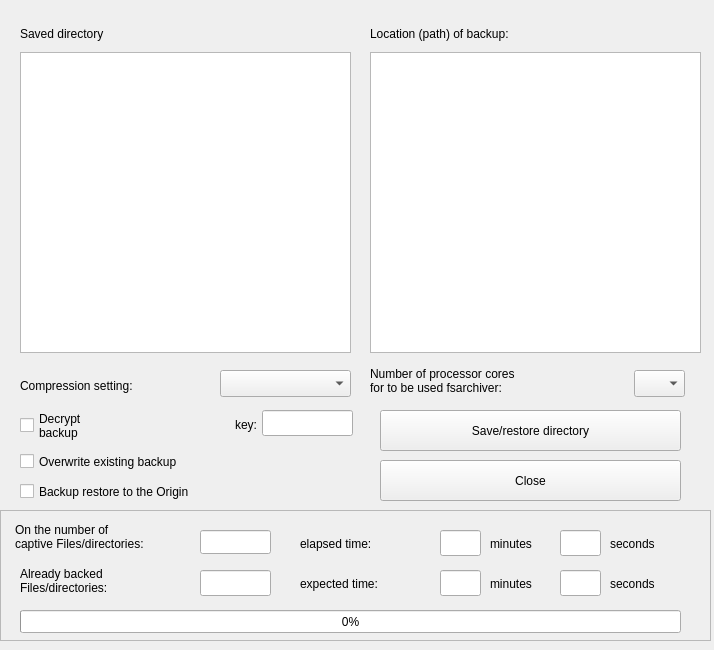
<?xml version="1.0" encoding="UTF-8"?>
<ui version="4.0">
 <class>dir_dialog</class>
 <widget class="QWidget" name="dir_dialog">
  <property name="geometry">
   <rect>
    <x>0</x>
    <y>0</y>
    <width>714</width>
    <height>650</height>
   </rect>
  </property>
  <property name="windowTitle">
   <string extracomment="Verzeichnis sichern/zurückschreiben">Save/restore directory</string>
  </property>
  <widget class="QPushButton" name="bt_end">
   <property name="geometry">
    <rect>
     <x>380</x>
     <y>460</y>
     <width>301</width>
     <height>41</height>
    </rect>
   </property>
   <property name="text">
    <string extracomment="Schließen">Close</string>
   </property>
  </widget>
  <widget class="QPushButton" name="bt_save">
   <property name="geometry">
    <rect>
     <x>380</x>
     <y>410</y>
     <width>301</width>
     <height>41</height>
    </rect>
   </property>
   <property name="text">
    <string extracomment="Verzeichnis sichern/zurückschreiben">Save/restore directory</string>
   </property>
  </widget>
  <widget class="QTreeView" name="treeView_dir">
   <property name="geometry">
    <rect>
     <x>20</x>
     <y>52</y>
     <width>331</width>
     <height>301</height>
    </rect>
   </property>
   <attribute name="headerDefaultSectionSize">
    <number>400</number>
   </attribute>
  </widget>
  <widget class="QLabel" name="label">
   <property name="geometry">
    <rect>
     <x>20</x>
     <y>25</y>
     <width>311</width>
     <height>18</height>
    </rect>
   </property>
   <property name="text">
    <string extracomment="zu sicherndes Verzeichnis:">Saved directory</string>
   </property>
  </widget>
  <widget class="QTreeView" name="treeView_path">
   <property name="geometry">
    <rect>
     <x>370</x>
     <y>52</y>
     <width>331</width>
     <height>301</height>
    </rect>
   </property>
   <attribute name="headerDefaultSectionSize">
    <number>400</number>
   </attribute>
  </widget>
  <widget class="QLabel" name="label_2">
   <property name="geometry">
    <rect>
     <x>370</x>
     <y>25</y>
     <width>291</width>
     <height>18</height>
    </rect>
   </property>
   <property name="text">
    <string extracomment="Ort (Pfad) der Sicherung:">Location (path) of backup:</string>
   </property>
  </widget>
  <widget class="QComboBox" name="cmb_zip">
   <property name="geometry">
    <rect>
     <x>220</x>
     <y>370</y>
     <width>131</width>
     <height>27</height>
    </rect>
   </property>
  </widget>
  <widget class="QLabel" name="label_3">
   <property name="geometry">
    <rect>
     <x>20</x>
     <y>370</y>
     <width>191</width>
     <height>31</height>
    </rect>
   </property>
   <property name="text">
    <string extracomment="Kompressioneinstellung:">Compression setting:</string>
   </property>
  </widget>
  <widget class="QLineEdit" name="lineKey">
   <property name="geometry">
    <rect>
     <x>262</x>
     <y>410</y>
     <width>91</width>
     <height>26</height>
    </rect>
   </property>
  </widget>
  <widget class="QCheckBox" name="chk_overwrite">
   <property name="geometry">
    <rect>
     <x>20</x>
     <y>450</y>
     <width>331</width>
     <height>23</height>
    </rect>
   </property>
   <property name="text">
    <string extracomment="vorhandene Sicherung überschreiben">Overwrite existing backup</string>
   </property>
  </widget>
  <widget class="QCheckBox" name="chk_path">
   <property name="geometry">
    <rect>
     <x>20</x>
     <y>480</y>
     <width>341</width>
     <height>23</height>
    </rect>
   </property>
   <property name="text">
    <string extracomment="Sicherung an den Ursprungsort zurückschreiben">Backup restore to the Origin</string>
   </property>
  </widget>
  <widget class="QFrame" name="frame">
   <property name="geometry">
    <rect>
     <x>0</x>
     <y>510</y>
     <width>711</width>
     <height>131</height>
    </rect>
   </property>
   <property name="frameShape">
    <enum>QFrame::StyledPanel</enum>
   </property>
   <property name="frameShadow">
    <enum>QFrame::Raised</enum>
   </property>
   <widget class="QLabel" name="label_4">
    <property name="geometry">
     <rect>
      <x>15</x>
      <y>6</y>
      <width>181</width>
      <height>41</height>
     </rect>
    </property>
    <property name="text">
     <string extracomment="Anzahl der zu sichernden Dateien/Verzeichnisse:">On the number of
captive Files/directories:</string>
    </property>
   </widget>
   <widget class="QLineEdit" name="AnzahlsaveFile">
    <property name="geometry">
     <rect>
      <x>200</x>
      <y>20</y>
      <width>71</width>
      <height>24</height>
     </rect>
    </property>
    <property name="alignment">
     <set>Qt::AlignCenter</set>
    </property>
   </widget>
   <widget class="QLabel" name="label_5">
    <property name="geometry">
     <rect>
      <x>20</x>
      <y>50</y>
      <width>171</width>
      <height>41</height>
     </rect>
    </property>
    <property name="text">
     <string extracomment="bereits gesicherte Datein/Verzeichnisse:">Already backed
Files/directories:</string>
    </property>
   </widget>
   <widget class="QLineEdit" name="AnzahlgesicherteFile">
    <property name="geometry">
     <rect>
      <x>200</x>
      <y>60</y>
      <width>71</width>
      <height>26</height>
     </rect>
    </property>
    <property name="alignment">
     <set>Qt::AlignCenter</set>
    </property>
   </widget>
   <widget class="QProgressBar" name="progressBar">
    <property name="geometry">
     <rect>
      <x>20</x>
      <y>100</y>
      <width>661</width>
      <height>23</height>
     </rect>
    </property>
    <property name="maximum">
     <number>100</number>
    </property>
    <property name="value">
     <number>0</number>
    </property>
   </widget>
   <widget class="QLabel" name="label_6">
    <property name="geometry">
     <rect>
      <x>300</x>
      <y>25</y>
      <width>131</width>
      <height>18</height>
     </rect>
    </property>
    <property name="text">
     <string extracomment="vergangene Zeit:">elapsed time:</string>
    </property>
   </widget>
   <widget class="QLineEdit" name="MinuteElapsed">
    <property name="geometry">
     <rect>
      <x>440</x>
      <y>20</y>
      <width>41</width>
      <height>26</height>
     </rect>
    </property>
    <property name="alignment">
     <set>Qt::AlignCenter</set>
    </property>
   </widget>
   <widget class="QLabel" name="label_7">
    <property name="geometry">
     <rect>
      <x>490</x>
      <y>25</y>
      <width>71</width>
      <height>18</height>
     </rect>
    </property>
    <property name="text">
     <string extracomment="Minuten">minutes</string>
    </property>
   </widget>
   <widget class="QLineEdit" name="SekundeElapsed">
    <property name="geometry">
     <rect>
      <x>560</x>
      <y>20</y>
      <width>41</width>
      <height>26</height>
     </rect>
    </property>
    <property name="alignment">
     <set>Qt::AlignCenter</set>
    </property>
   </widget>
   <widget class="QLabel" name="label_8">
    <property name="geometry">
     <rect>
      <x>610</x>
      <y>25</y>
      <width>71</width>
      <height>18</height>
     </rect>
    </property>
    <property name="text">
     <string extracomment="Sekunden">seconds</string>
    </property>
   </widget>
   <widget class="QLabel" name="label_9">
    <property name="geometry">
     <rect>
      <x>300</x>
      <y>65</y>
      <width>121</width>
      <height>18</height>
     </rect>
    </property>
    <property name="text">
     <string extracomment="noch zu erwartende Zeit:">expected time:</string>
    </property>
   </widget>
   <widget class="QLineEdit" name="MinuteRemaining">
    <property name="geometry">
     <rect>
      <x>440</x>
      <y>60</y>
      <width>41</width>
      <height>26</height>
     </rect>
    </property>
    <property name="alignment">
     <set>Qt::AlignCenter</set>
    </property>
   </widget>
   <widget class="QLineEdit" name="SekundeRemaining">
    <property name="geometry">
     <rect>
      <x>560</x>
      <y>60</y>
      <width>41</width>
      <height>26</height>
     </rect>
    </property>
    <property name="alignment">
     <set>Qt::AlignCenter</set>
    </property>
   </widget>
   <widget class="QLabel" name="label_10">
    <property name="geometry">
     <rect>
      <x>490</x>
      <y>65</y>
      <width>71</width>
      <height>18</height>
     </rect>
    </property>
    <property name="text">
     <string extracomment="Minuten">minutes</string>
    </property>
   </widget>
   <widget class="QLabel" name="label_11">
    <property name="geometry">
     <rect>
      <x>610</x>
      <y>65</y>
      <width>71</width>
      <height>18</height>
     </rect>
    </property>
    <property name="text">
     <string extracomment="Sekunden">seconds</string>
    </property>
   </widget>
  </widget>
  <widget class="QComboBox" name="cmb_kerne">
   <property name="geometry">
    <rect>
     <x>634</x>
     <y>370</y>
     <width>51</width>
     <height>27</height>
    </rect>
   </property>
  </widget>
  <widget class="QLabel" name="label_12">
   <property name="geometry">
    <rect>
     <x>370</x>
     <y>360</y>
     <width>251</width>
     <height>41</height>
    </rect>
   </property>
   <property name="text">
    <string extracomment="Anzahl der Prozessorkerne, die für fsarchiver verwendet werden sollen:">Number of processor cores
for to be used fsarchiver:</string>
   </property>
  </widget>
  <widget class="QLabel" name="lbl_key">
   <property name="geometry">
    <rect>
     <x>176</x>
     <y>415</y>
     <width>81</width>
     <height>20</height>
    </rect>
   </property>
   <property name="text">
    <string>key:</string>
   </property>
   <property name="alignment">
    <set>Qt::AlignRight|Qt::AlignTrailing|Qt::AlignVCenter</set>
   </property>
  </widget>
  <widget class="QCheckBox" name="chk_key">
   <property name="geometry">
    <rect>
     <x>20</x>
     <y>400</y>
     <width>131</width>
     <height>51</height>
    </rect>
   </property>
   <property name="text">
    <string>Decrypt
backup</string>
   </property>
  </widget>
 </widget>
 <resources/>
 <connections/>
</ui>
